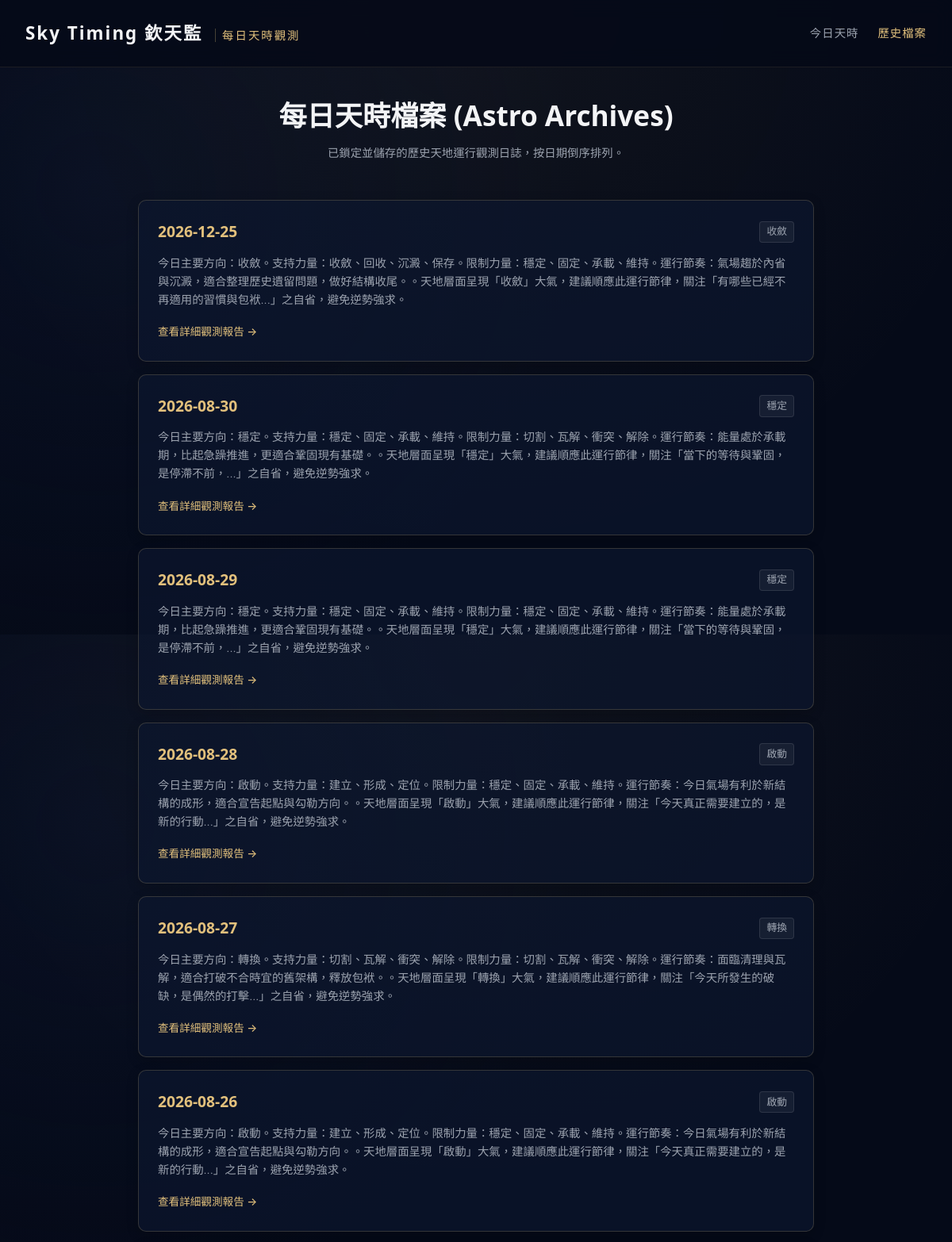
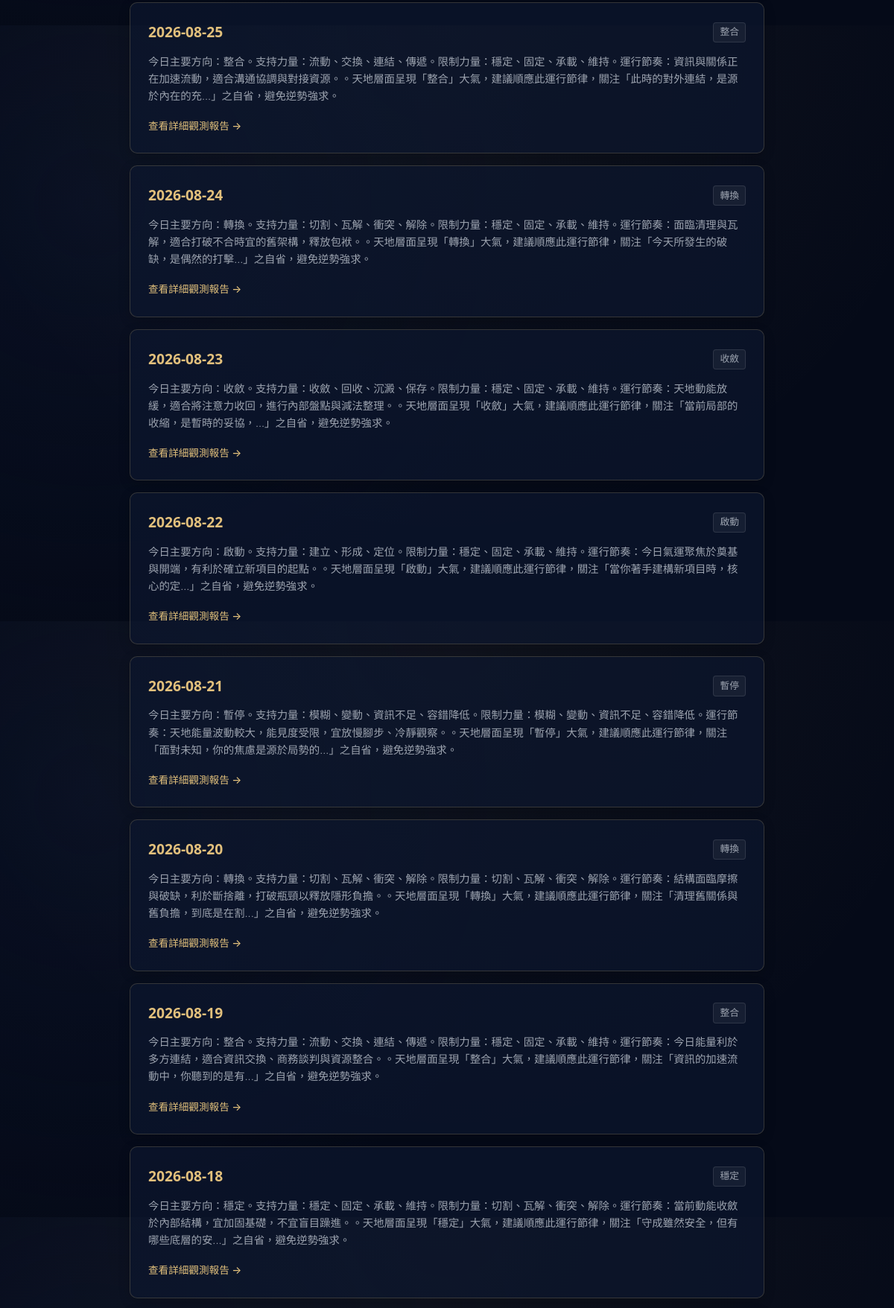
Page /archive (upper part) on the committed database (2 pictures, top to bottom).
### tables this page shows
CREATE TABLE daily_states (
            id INTEGER PRIMARY KEY AUTOINCREMENT,
            date TEXT NOT NULL,
            timezone TEXT NOT NULL,
            city TEXT NOT NULL,
            raw_timing_data TEXT NOT NULL,
            semantic_vectors TEXT NOT NULL,
            primary_force TEXT NOT NULL,
            secondary_force TEXT NOT NULL,
            constraint_force TEXT NOT NULL,
            daily_rhythm TEXT NOT NULL,
            daily_summary TEXT NOT NULL,
            reflection_question TEXT NOT NULL,
            created_at TEXT NOT NULL,
            UNIQUE(date, timezone, city)
        );

### app.py (the view)
@app.get("/archive", response_class=HTMLResponse)
def read_archive(request: Request):
    states = get_all_daily_states()
    return templates.TemplateResponse(request=request, name="archive.html", context={"request": request, "states": states})

### templates/archive.html (shortened to what this page needs)
<!DOCTYPE html>
<html lang="zh-TW">
<head>
    <link rel="stylesheet" href="/static/style.css">
</head>
<body>
    <header class="app-header">
        <div class="logo">Sky Timing 欽天監 <span>每日天時觀測</span></div>
        <nav class="app-nav">
            <a href="/">今日天時</a>
            <a href="/archive" class="active">歷史檔案</a>
        </nav>
    </header>
    <main class="container">
        <section class="archive-header">
            <h1>每日天時檔案 (Astro Archives)</h1>
            <p class="section-desc">已鎖定並儲存的歷史天地運行觀測日誌，按日期倒序排列。</p>
        </section>
        <section class="archive-list-container">
            {% if states %}
                {% for st in states %}
                <div class="archive-item-card">
                    <div class="archive-date-row">
                        <span class="archive-date gold-text">{{ st.date }}</span>
                        <span class="archive-rhythm-badge">{{ st.daily_rhythm }}</span>
                    </div>
                    <p class="archive-summary">{{ st.daily_summary }}</p>
                    <a href="/date/{{ st.date }}" class="btn-text-gold">查看詳細觀測報告 →</a>
                </div>
                {% endfor %}
            {% else %}
                <div class="card empty-card">
                    <p>目前尚無歷史檔案記錄。請先在前台查詢或自動生成特定日期天時。</p>
                </div>
            {% endif %}
        </section>
    </main>
</body>
</html>

### static/style.css (style rules this page uses)
:root { --bg-dark: #050A18; --bg-card: rgba(13, 23, 49, 0.65); --gold: #E2C07C; --gold-hover: #D4AF37; --gold-border: rgba(226, 192, 124, 0.2); --gold-border-bright: rgba(226, 192, 124, 0.4); --text-primary: #F3F4F6; --text-secondary: #9CA3AF; --text-muted: #6B7280; --font-serif: 'STHeitiTC-Light', 'Microsoft JhengHei Light', 'PingFang TC', system-ui, -apple-system, sans-serif; --font-sans: 'STHeitiTC-Light', 'Microsoft JhengHei Light', 'PingFang TC', 'Inter', 'Outfit', system-ui, -apple-system, sans-serif; --green-accent: #34D399; --red-accent: #F87171; }
* { box-sizing: border-box; margin: 0; padding: 0; }
body { background-color: var(--bg-dark); background-image: radial-gradient(circle at 50% 0%, rgba(226, 192, 124, 0.05) 0%, transparent 70%), radial-gradient(circle at 10% 30%, rgba(13, 23, 49, 0.4) 0%, transparent 50%); color: var(--text-primary); font-family: var(--font-sans); font-weight: 300; line-height: 1.6; -webkit-font-smoothing: antialiased; padding-bottom: 2rem; }
.app-header { display: flex; justify-content: space-between; align-items: center; padding: 1.5rem 2rem; border-bottom: 1px solid rgba(226, 192, 124, 0.1); background: rgba(5, 10, 24, 0.85); backdrop-filter: blur(12px); position: sticky; top: 0; z-index: 100; }
.logo { font-family: var(--font-serif); font-size: 1.4rem; font-weight: 700; color: var(--text-primary); letter-spacing: 2px; }
.logo span { font-family: var(--font-sans); font-size: 0.9rem; font-weight: 300; color: var(--gold); margin-left: 0.5rem; border-left: 1px solid rgba(226, 192, 124, 0.3); padding-left: 0.5rem; }
.app-nav { display: flex; gap: 1.5rem; }
.app-nav a { color: var(--text-secondary); text-decoration: none; font-size: 0.9rem; letter-spacing: 1px; transition: color 0.3s; font-weight: 500; }
.app-nav a:hover, .app-nav a.active { color: var(--gold); }
.container { max-width: 900px; margin: 2rem auto; padding: 0 1.5rem; }
.gold-text { color: var(--gold); font-weight: 600; }
.section-desc { font-size: 0.9rem; color: var(--text-secondary); margin-bottom: 1.5rem; }
.archive-header { text-align: center; margin-bottom: 3rem; }
.archive-header h1 { font-family: var(--font-serif); font-size: 2.2rem; margin-bottom: 0.5rem; }
.archive-item-card { background: var(--bg-card); border: 1px solid var(--gold-border); border-radius: 10px; padding: 1.5rem; margin-bottom: 1rem; box-shadow: 0 4px 15px rgba(0, 0, 0, 0.2); transition: border-color 0.3s; }
.archive-date-row { display: flex; justify-content: space-between; align-items: center; margin-bottom: 0.75rem; }
.archive-date { font-family: var(--font-serif); font-size: 1.2rem; font-weight: 700; }
.archive-rhythm-badge { font-size: 0.8rem; background: rgba(255, 255, 255, 0.05); border: 1px solid rgba(255, 255, 255, 0.1); color: var(--text-secondary); padding: 0.15rem 0.5rem; border-radius: 4px; }
.archive-summary { font-size: 0.9rem; color: var(--text-secondary); margin-bottom: 1rem; line-height: 1.6; }
.btn-text-gold { color: var(--gold); text-decoration: none; font-size: 0.85rem; font-weight: 500; transition: color 0.3s; }

### rows in the picture
daily_states: date "2026-12-25", daily_rhythm "收斂", daily_summary "今日主要方向：收斂。支持力量：收斂、回收、沉澱、保存。限制力量：穩定、固定、承載、維持。運行節奏：氣場趨於內省與沉澱，適合整理歷史遺留問題，做好結構收尾。。天地層面呈現「收斂」大氣，建議順應此運行節律，關注「有哪些已經不再適用的習慣與包袱...」之自省，避免逆勢強求。"
daily_states: date "2026-08-30", daily_rhythm "穩定", daily_summary "今日主要方向：穩定。支持力量：穩定、固定、承載、維持。限制力量：切割、瓦解、衝突、解除。運行節奏：能量處於承載期，比起急躁推進，更適合鞏固現有基礎。。天地層面呈現「穩定」大氣，建議順應此運行節律，關注「當下的等待與鞏固，是停滯不前，...」之自省，避免逆勢強求。"
daily_states: date "2026-08-29", daily_rhythm "穩定", daily_summary "今日主要方向：穩定。支持力量：穩定、固定、承載、維持。限制力量：穩定、固定、承載、維持。運行節奏：能量處於承載期，比起急躁推進，更適合鞏固現有基礎。。天地層面呈現「穩定」大氣，建議順應此運行節律，關注「當下的等待與鞏固，是停滯不前，...」之自省，避免逆勢強求。"
daily_states: date "2026-08-28", daily_rhythm "啟動", daily_summary "今日主要方向：啟動。支持力量：建立、形成、定位。限制力量：穩定、固定、承載、維持。運行節奏：今日氣場有利於新結構的成形，適合宣告起點與勾勒方向。。天地層面呈現「啟動」大氣，建議順應此運行節律，關注「今天真正需要建立的，是新的行動...」之自省，避免逆勢強求。"
daily_states: date "2026-08-27", daily_rhythm "轉換", daily_summary "今日主要方向：轉換。支持力量：切割、瓦解、衝突、解除。限制力量：切割、瓦解、衝突、解除。運行節奏：面臨清理與瓦解，適合打破不合時宜的舊架構，釋放包袱。。天地層面呈現「轉換」大氣，建議順應此運行節律，關注「今天所發生的破缺，是偶然的打擊...」之自省，避免逆勢強求。"
daily_states: date "2026-08-26", daily_rhythm "啟動", daily_summary "今日主要方向：啟動。支持力量：建立、形成、定位。限制力量：穩定、固定、承載、維持。運行節奏：今日氣場有利於新結構的成形，適合宣告起點與勾勒方向。。天地層面呈現「啟動」大氣，建議順應此運行節律，關注「今天真正需要建立的，是新的行動...」之自省，避免逆勢強求。"
daily_states: date "2026-08-25", daily_rhythm "整合", daily_summary "今日主要方向：整合。支持力量：流動、交換、連結、傳遞。限制力量：穩定、固定、承載、維持。運行節奏：資訊與關係正在加速流動，適合溝通協調與對接資源。。天地層面呈現「整合」大氣，建議順應此運行節律，關注「此時的對外連結，是源於內在的充...」之自省，避免逆勢強求。"
daily_states: date "2026-08-24", daily_rhythm "轉換", daily_summary "今日主要方向：轉換。支持力量：切割、瓦解、衝突、解除。限制力量：穩定、固定、承載、維持。運行節奏：面臨清理與瓦解，適合打破不合時宜的舊架構，釋放包袱。。天地層面呈現「轉換」大氣，建議順應此運行節律，關注「今天所發生的破缺，是偶然的打擊...」之自省，避免逆勢強求。"
daily_states: date "2026-08-23", daily_rhythm "收斂", daily_summary "今日主要方向：收斂。支持力量：收斂、回收、沉澱、保存。限制力量：穩定、固定、承載、維持。運行節奏：天地動能放緩，適合將注意力收回，進行內部盤點與減法整理。。天地層面呈現「收斂」大氣，建議順應此運行節律，關注「當前局部的收縮，是暫時的妥協，...」之自省，避免逆勢強求。"
daily_states: date "2026-08-22", daily_rhythm "啟動", daily_summary "今日主要方向：啟動。支持力量：建立、形成、定位。限制力量：穩定、固定、承載、維持。運行節奏：今日氣運聚焦於奠基與開端，有利於確立新項目的起點。。天地層面呈現「啟動」大氣，建議順應此運行節律，關注「當你著手建構新項目時，核心的定...」之自省，避免逆勢強求。"
daily_states: date "2026-08-21", daily_rhythm "暫停", daily_summary "今日主要方向：暫停。支持力量：模糊、變動、資訊不足、容錯降低。限制力量：模糊、變動、資訊不足、容錯降低。運行節奏：天地能量波動較大，能見度受限，宜放慢腳步、冷靜觀察。。天地層面呈現「暫停」大氣，建議順應此運行節律，關注「面對未知，你的焦慮是源於局勢的...」之自省，避免逆勢強求。"
daily_states: date "2026-08-20", daily_rhythm "轉換", daily_summary "今日主要方向：轉換。支持力量：切割、瓦解、衝突、解除。限制力量：切割、瓦解、衝突、解除。運行節奏：結構面臨摩擦與破缺，利於斷捨離，打破瓶頸以釋放隱形負擔。。天地層面呈現「轉換」大氣，建議順應此運行節律，關注「清理舊關係與舊負擔，到底是在割...」之自省，避免逆勢強求。"
daily_states: date "2026-08-19", daily_rhythm "整合", daily_summary "今日主要方向：整合。支持力量：流動、交換、連結、傳遞。限制力量：穩定、固定、承載、維持。運行節奏：今日能量利於多方連結，適合資訊交換、商務談判與資源整合。。天地層面呈現「整合」大氣，建議順應此運行節律，關注「資訊的加速流動中，你聽到的是有...」之自省，避免逆勢強求。"
daily_states: date "2026-08-18", daily_rhythm "穩定", daily_summary "今日主要方向：穩定。支持力量：穩定、固定、承載、維持。限制力量：切割、瓦解、衝突、解除。運行節奏：當前動能收斂於內部結構，宜加固基礎，不宜盲目躁進。。天地層面呈現「穩定」大氣，建議順應此運行節律，關注「守成雖然安全，但有哪些底層的安...」之自省，避免逆勢強求。"
